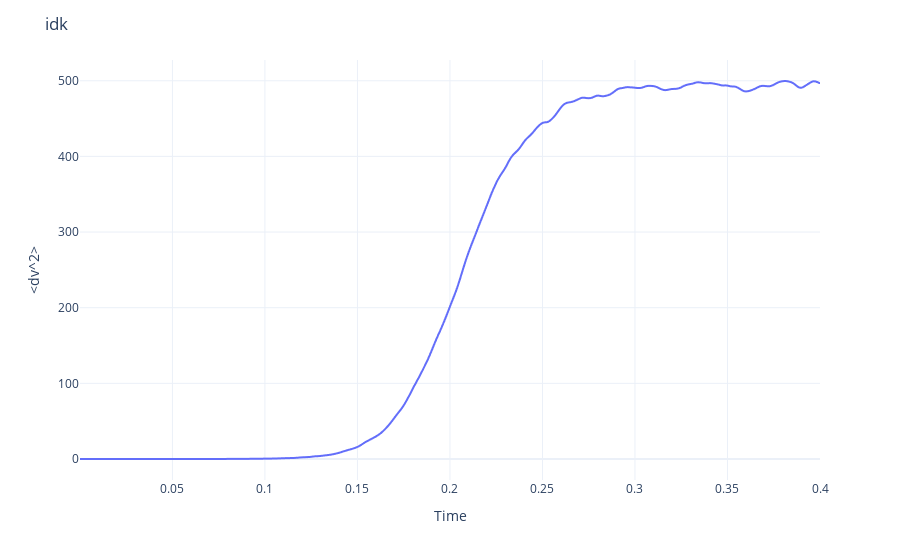

This figure's notebook cell:
### Code cell
fig = px.line(x=dv["time"][0:8000],y=dv["diff_v"][0:8000],labels={'x':'Time', 'y':'<dv^2>'})
fig.update_layout(template='plotly_white',title=r'idk')
fig.show()

### Figure 1 — Plotly figure (JSON) as saved in the notebook; plotly's stock layout.template omitted (floating-point values rounded to 4 significant figures; data arrays with more than 128 entries replaced by an {"elided": "..."} marker saying what was removed)
{"data": [{"hoverlabel": {"namelength": 0}, "hovertemplate": "Time=%{x}<br><dv^2>=%{y}", "legendgroup": "", "line": {"color": "#636efa", "dash": "solid"}, "mode": "lines", "name": "", "showlegend": false, "type": "scattergl", "x": {"elided": "8000 float values"}, "xaxis": "x", "y": {"elided": "8000 float values"}, "yaxis": "y"}], "layout": {"legend": {"tracegroupgap": 0}, "margin": {"t": 60}, "title": {"text": "idk"}, "xaxis": {"anchor": "y", "domain": [0, 1], "title": {"text": "Time"}}, "yaxis": {"anchor": "x", "domain": [0, 1], "title": {"text": "<dv^2>"}}}}
